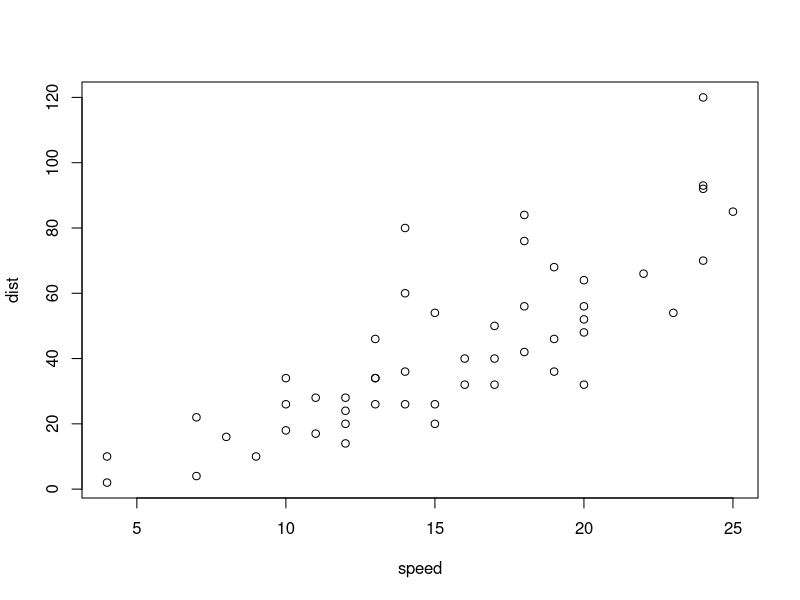
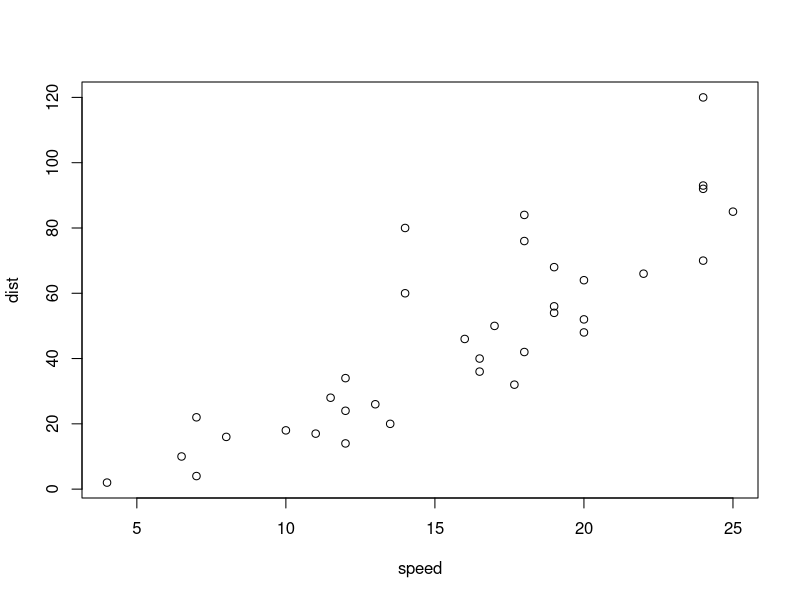

Generate these figures, in order, with R:
## ---- chunk 1
summary(cars)
plot(cars)
## ---- chunk 2
cars_2 <- aggregate(speed ~ dist, data = cars, FUN = mean)
plot(dist ~ speed, data=cars_2)
## ---- chunk 3
d2 <- Sys.Date()
class(d2)
## ---- chunk 4
format(d2, "%a %b %d")
## ---- chunk 5
x <- c("1jan1960", "2jan1960", "30jul1960")
z <- as.Date(x, "%d%b%Y")
z
## ---- chunk 6
z[1] - z[2]
as.numeric(z[1] - z[2])
## ---- chunk 7
weekdays(d2)
## ---- chunk 8
library(lubridate)
ymd("20140108")
mdy("08/04/2013")
dmy("03-04-2013")
ymd_hms("2011-08-03 10:15:03", tz = "Pacific/Auckland")
## ---- chunk 9
?Sys.timezone
## ---- chunk 10
x <- dmy(c("1jan2013", "2jan2013", "30jul2013"))
wday(x[1])
wday(x[1], label = TRUE)
